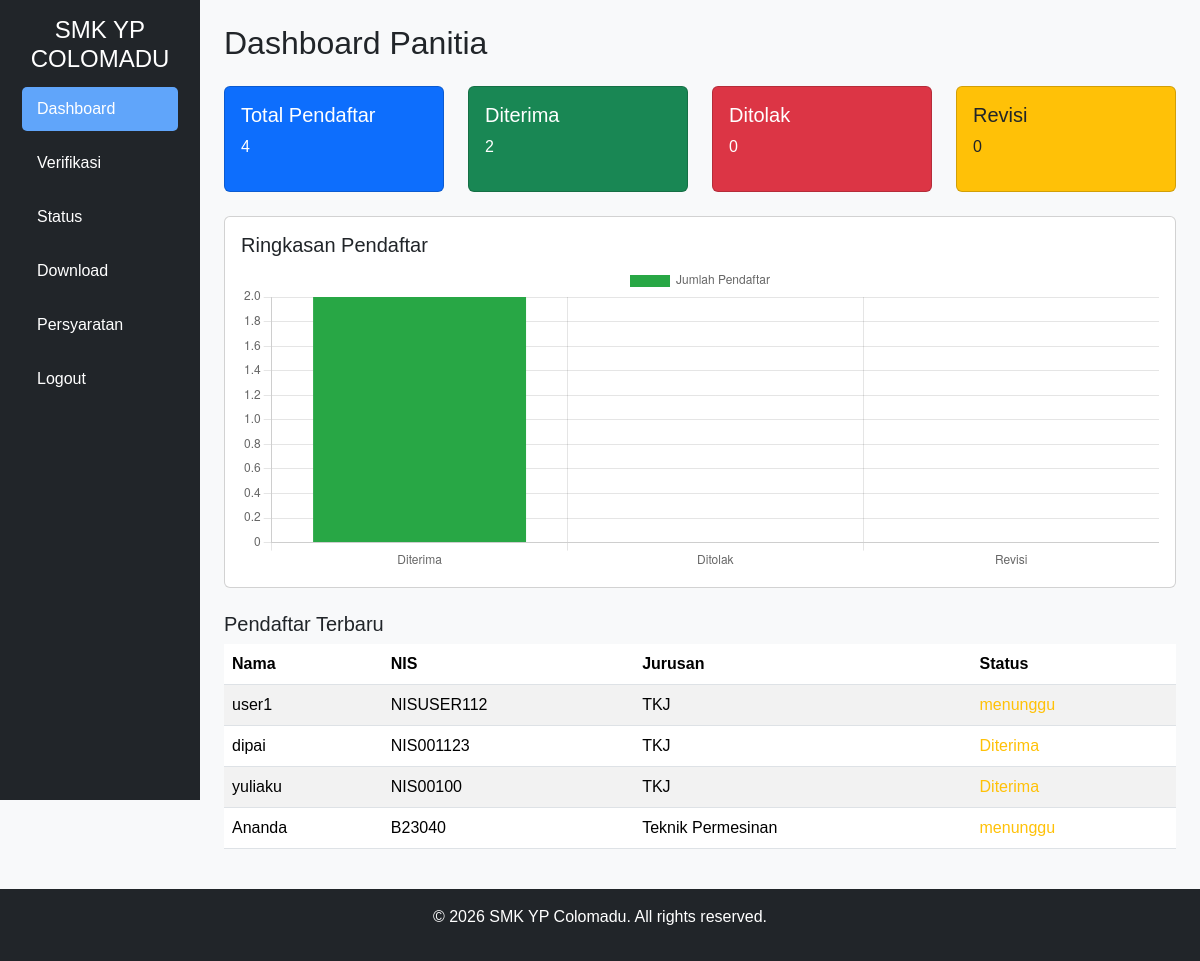
Screenshot of /panitia/dashboard.php (signed in) with the database file from the repository.
### tables this page shows
CREATE TABLE `pendaftar` (
  `id` int NOT NULL,
  `user_id` int NOT NULL,
  `nama` varchar(100) NOT NULL,
  `nohp` varchar(15) DEFAULT NULL,
  `email` varchar(100) DEFAULT NULL,
  `nis` varchar(20) NOT NULL,
  `nik` varchar(16) NOT NULL,
  `nama_ortu` varchar(100) NOT NULL,
  `pekerjaan_ortu` varchar(50) NOT NULL,
  `jurusan` varchar(50) NOT NULL,
  `berkas` varchar(255) DEFAULT NULL,
  `status` enum('menunggu','Diterima','Revisi','Ditolak') DEFAULT 'menunggu',
  `komentar` text,
  `created_at` timestamp NOT NULL DEFAULT CURRENT_TIMESTAMP,
  `reg_number` varchar(20) DEFAULT NULL,
  `asal_sekolah` varchar(100) DEFAULT NULL,
  `nilai` decimal(5,2) DEFAULT NULL
);

### panitia/dashboard.php (the view, shortened to what this page needs)
<?php
require '../config/database.php';
try {
    $total = $db->query("SELECT COUNT(*) FROM pendaftar")->fetchColumn();
    $diterima = $db->query("SELECT COUNT(*) FROM pendaftar WHERE status = 'diterima'")->fetchColumn();
    $ditolak = $db->query("SELECT COUNT(*) FROM pendaftar WHERE status = 'ditolak'")->fetchColumn();
    $revisi = $db->query("SELECT COUNT(*) FROM pendaftar WHERE status = 'revisi'")->fetchColumn();
    $pendaftar = $db->query("SELECT id, nama, nis, jurusan, status FROM pendaftar ORDER BY created_at DESC LIMIT 5")->fetchAll(PDO::FETCH_ASSOC);
} catch (PDOException $e) {
    $error = "Terjadi kesalahan: " . $e->getMessage();
    logError($e->getMessage());
}
?>
<!DOCTYPE html>
<html lang="id">
<head>
    <link href="https://cdn.jsdelivr.net/npm/bootstrap@5.3.2/dist/css/bootstrap.min.css" rel="stylesheet">
    <link href="../assets/css/style.css" rel="stylesheet">
</head>
<body class="bg-light">
<div class="container-fluid">
    <div class="row">
        <?php include '../includes/sidebar_panitia.php'; ?>
        <main class="col-md-9 ms-sm-auto col-lg-10 px-md-4 py-4">
            <h2 class="mb-4">Dashboard Panitia</h2>
            <div class="row mb-4">
                <div class="col-md-3">
                    <div class="card bg-primary text-white">
                        <div class="card-body">
                            <h5>Total Pendaftar</h5>
                            <p><?php echo $total; ?></p>
                        </div>
                    </div>
                </div>
                <div class="col-md-3">
                    <div class="card bg-success text-white">
                        <div class="card-body">
                            <h5>Diterima</h5>
                            <p><?php echo $diterima; ?></p>
                        </div>
                    </div>
                </div>
                <div class="col-md-3">
                    <div class="card bg-danger text-white">
                        <div class="card-body">
                            <h5>Ditolak</h5>
                            <p><?php echo $ditolak; ?></p>
                        </div>
                    </div>
                </div>
                <div class="col-md-3">
                    <div class="card bg-warning text-dark">
                        <div class="card-body">
                            <h5>Revisi</h5>
                            <p><?php echo $revisi; ?></p>
                        </div>
                    </div>
                </div>
            </div>
            <div class="card mb-4">
                <div class="card-body">
                    <h5>Ringkasan Pendaftar</h5>
                    <canvas id="statusChart" height="100"></canvas>
                </div>
            </div>
            <div class="table-responsive">
                <h5>Pendaftar Terbaru</h5>
                <table class="table table-striped">
                    <thead>
                        <tr>
                            <th>Nama</th>
                            <th>NIS</th>
                            <th>Jurusan</th>
                            <th>Status</th>
                        </tr>
                    </thead>
                    <tbody>
                        <?php foreach ($pendaftar as $p): ?>
                            <tr>
                                <td><?php echo htmlspecialchars($p['nama']); ?></td>
                                <td><?php echo htmlspecialchars($p['nis']); ?></td>
                                <td><?php echo htmlspecialchars($p['jurusan']); ?></td>
                                <td>
                                    <span class="text-<?php echo $p['status'] == 'diterima' ? 'success' : ($p['status'] == 'ditolak' ? 'danger' : 'warning'); ?>">
                                        <?php echo htmlspecialchars($p['status']); ?>
                                    </span>
                                </td>
                            </tr>
                        <?php endforeach; ?>
                    </tbody>
                </table>
            </div>
        </main>
    </div>
</div>
<?php include '../includes/footer.php'; ?>
<script>
    const ctx = document.getElementById('statusChart').getContext('2d');
    new Chart(ctx, {
        type: 'bar',
        data: {
            labels: ['Diterima', 'Ditolak', 'Revisi'],
            datasets: [{
                label: 'Jumlah Pendaftar',
                data: [<?php echo $diterima; ?>, <?php echo $ditolak; ?>, <?php echo $revisi; ?>],
                backgroundColor: ['#28a745', '#dc3545', '#ffc107']
            }]
        },
        options: {
            scales: { y: { beginAtZero: true } }
        }
    });
</script>
</body>
</html>

### assets/css/style.css (style rules this page uses)
body { background-color: #F3F4F6; font-family: Arial, sans-serif; display: flex; flex-direction: column; min-height: 100vh; margin: 0; }
.container-fluid { flex: 1; display: flex; flex-direction: column; }
main { flex: 1; padding-bottom: 60px; }

### rows the page displays
pendaftar: nama "user1", nis "NISUSER112", jurusan "TKJ", status "menunggu"
pendaftar: nama "dipai", nis "NIS001123", jurusan "TKJ", status "Diterima"
pendaftar: nama "yuliaku", nis "NIS00100", jurusan "TKJ", status "Diterima"
pendaftar: nama "Ananda", nis "B23040", jurusan "Teknik Permesinan", status "menunggu"

### other values shown
$total "4"
$diterima "2"
$ditolak "0"
$revisi "0"
chart data {{ $diterima }} 2
chart data {{ $ditolak }} 0
chart data {{ $revisi }} 0
